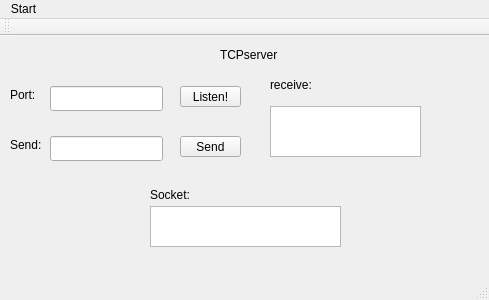
<?xml version="1.0" encoding="UTF-8"?>
<ui version="4.0">
 <class>MainWindow</class>
 <widget class="QMainWindow" name="MainWindow">
  <property name="geometry">
   <rect>
    <x>0</x>
    <y>0</y>
    <width>489</width>
    <height>300</height>
   </rect>
  </property>
  <property name="windowTitle">
   <string>MainWindow</string>
  </property>
  <widget class="QWidget" name="centralWidget">
   <widget class="QLabel" name="label_port">
    <property name="geometry">
     <rect>
      <x>10</x>
      <y>50</y>
      <width>41</width>
      <height>17</height>
     </rect>
    </property>
    <property name="text">
     <string>Port:</string>
    </property>
   </widget>
   <widget class="QLineEdit" name="lineEdit_port">
    <property name="geometry">
     <rect>
      <x>50</x>
      <y>50</y>
      <width>113</width>
      <height>25</height>
     </rect>
    </property>
   </widget>
   <widget class="QLabel" name="label_send">
    <property name="geometry">
     <rect>
      <x>10</x>
      <y>100</y>
      <width>41</width>
      <height>17</height>
     </rect>
    </property>
    <property name="text">
     <string>Send:</string>
    </property>
   </widget>
   <widget class="QLineEdit" name="lineEdit_send">
    <property name="geometry">
     <rect>
      <x>50</x>
      <y>100</y>
      <width>113</width>
      <height>25</height>
     </rect>
    </property>
   </widget>
   <widget class="QLabel" name="TCPserver">
    <property name="geometry">
     <rect>
      <x>220</x>
      <y>10</y>
      <width>71</width>
      <height>17</height>
     </rect>
    </property>
    <property name="text">
     <string>TCPserver</string>
    </property>
   </widget>
   <widget class="QPushButton" name="Button_listen">
    <property name="geometry">
     <rect>
      <x>180</x>
      <y>50</y>
      <width>61</width>
      <height>21</height>
     </rect>
    </property>
    <property name="text">
     <string>Listen!</string>
    </property>
   </widget>
   <widget class="QPushButton" name="Button_send">
    <property name="geometry">
     <rect>
      <x>180</x>
      <y>100</y>
      <width>61</width>
      <height>21</height>
     </rect>
    </property>
    <property name="text">
     <string>Send</string>
    </property>
   </widget>
   <widget class="QTextBrowser" name="textBrowser_receive">
    <property name="geometry">
     <rect>
      <x>270</x>
      <y>70</y>
      <width>151</width>
      <height>51</height>
     </rect>
    </property>
   </widget>
   <widget class="QLabel" name="label_rece">
    <property name="geometry">
     <rect>
      <x>270</x>
      <y>40</y>
      <width>67</width>
      <height>17</height>
     </rect>
    </property>
    <property name="text">
     <string>receive:</string>
    </property>
   </widget>
   <widget class="QTextBrowser" name="SocketInfo">
    <property name="geometry">
     <rect>
      <x>150</x>
      <y>170</y>
      <width>191</width>
      <height>41</height>
     </rect>
    </property>
   </widget>
   <widget class="QLabel" name="label_socket">
    <property name="geometry">
     <rect>
      <x>150</x>
      <y>150</y>
      <width>51</width>
      <height>17</height>
     </rect>
    </property>
    <property name="text">
     <string>Socket:</string>
    </property>
   </widget>
  </widget>
  <widget class="QMenuBar" name="menuBar">
   <property name="geometry">
    <rect>
     <x>0</x>
     <y>0</y>
     <width>489</width>
     <height>28</height>
    </rect>
   </property>
   <widget class="QMenu" name="menuStart">
    <property name="title">
     <string>Start</string>
    </property>
   </widget>
   <addaction name="menuStart"/>
  </widget>
  <widget class="QToolBar" name="mainToolBar">
   <attribute name="toolBarArea">
    <enum>TopToolBarArea</enum>
   </attribute>
   <attribute name="toolBarBreak">
    <bool>false</bool>
   </attribute>
  </widget>
  <widget class="QStatusBar" name="statusBar"/>
 </widget>
 <layoutdefault spacing="6" margin="11"/>
 <resources/>
 <connections/>
</ui>
